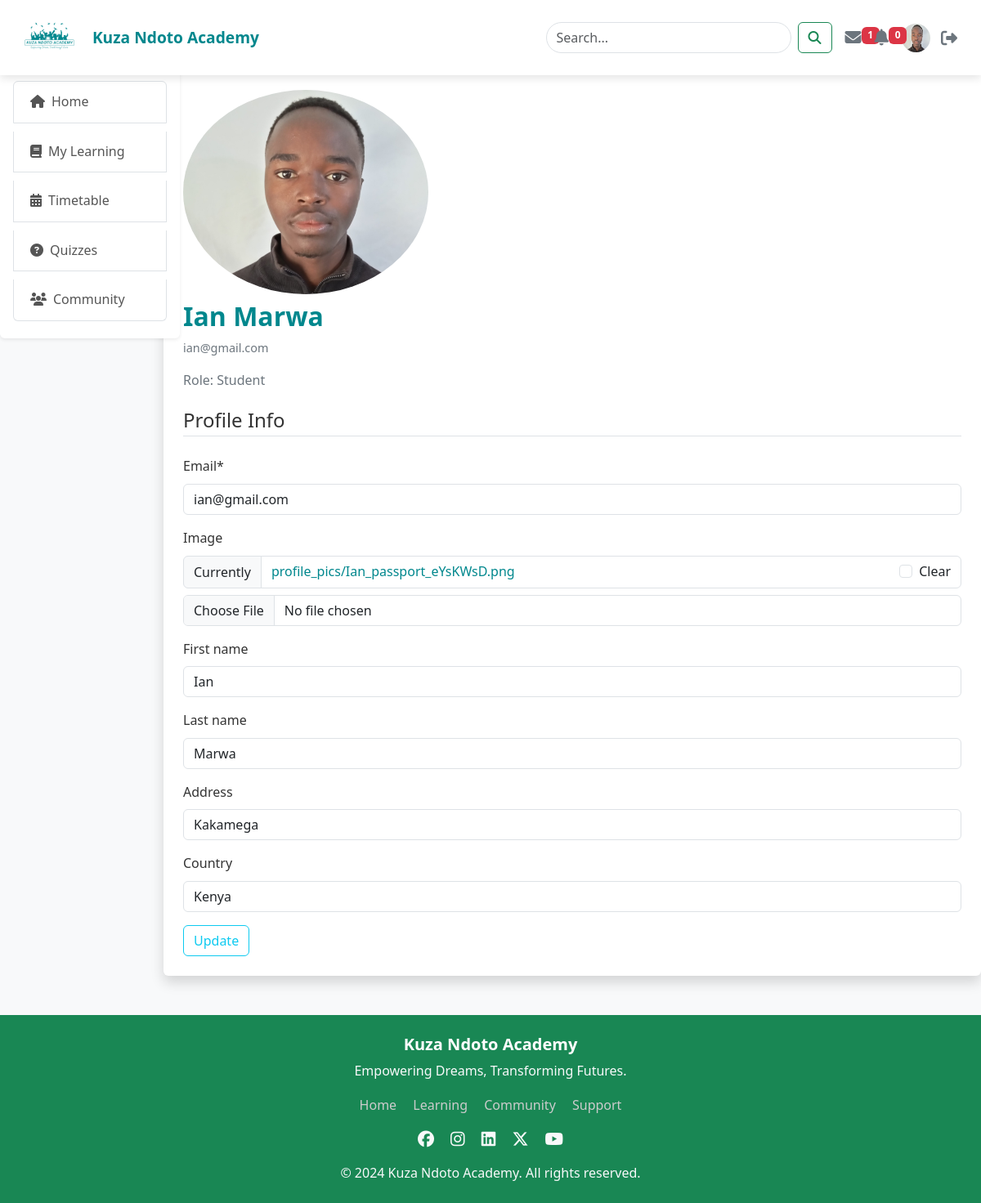
The page /profile/ (signed in) on the database its author committed.
### users/models.py (models this page shows, shortened)
class User(AbstractUser):
    email = models.EmailField(unique=True, max_length=255)
    username = None  # We are not using the username field
    role_choices = [
        ('student', 'Student'),
        ('instructor', 'Instructor'),
    ]
    role = models.CharField(max_length=10, choices=role_choices, default='student')
    objects = UserManager()
    USERNAME_FIELD = 'email'
    REQUIRED_FIELDS = []  # Only email and password are required

class Profile(models.Model):
    image = models.ImageField(default='default.jpg', upload_to='profile_pics/', blank=True, null=True)
    first_name = models.CharField(max_length=30, blank=True, null=True)
    last_name = models.CharField(max_length=30, blank=True, null=True)
    address = models.CharField(max_length=100, blank=True, null=True)
    country = models.CharField(max_length=50, blank=True, null=True)
    user = models.OneToOneField(User, on_delete=models.CASCADE, null=True, blank=True, related_name='profile')

### users/views.py (the view)
# urls.py: path('profile/', user_views.profile, name='profile'),     # Profile view for users
@login_required
def profile(request):
    if not hasattr(request.user, 'profile') or request.user.profile is None:
        return redirect('profile_create')  # Make sure to create a 'profile_create' view
    if request.method == 'POST':
        u_form = UserUpdateForm(request.POST, instance=request.user)
        p_form = ProfileUpdateForm(request.POST, request.FILES, instance=request.user.profile)
        if u_form.is_valid() and p_form.is_valid():
            u_form.save()
            p_form.save()
            return redirect('profile')  # Redirect to the profile page after successful update
    else:
        u_form = UserUpdateForm(instance=request.user)
        p_form = ProfileUpdateForm(instance=request.user.profile)
    context = {
        'u_form': u_form,
        'p_form': p_form
    }
    return render(request, 'users/profile.html', context)

### users/forms.py
class UserUpdateForm(forms.ModelForm):
    email = forms.EmailField(required=True)
    class Meta:
        model = User
        fields = ['email']  # Allow updating the email

class ProfileUpdateForm(forms.ModelForm):
    class Meta:
        model = Profile
        fields = ['image', 'first_name', 'last_name', 'address', 'country']  # Fields to update in the profile

### users/templates/users/profile.html (shortened to what this page needs)
{% extends "home/base.html" %}
{% load crispy_forms_tags %}
{% block content %}
<div class="content-section">
    <div class="media">
        <img class="rounded-circle account-img" src="{{ user.profile.image.url }}" alt="Profile Picture">
        <div class="media-body">
            <h2 class="account-heading">
                <h2 class="account-heading">{{ user.profile.first_name }} {{ user.profile.last_name }}</h2>
                <p class="text-secondary" style="font-size: 0.9em;">{{ user.email }}</p>
                <p class="text-secondary">Role: {{ user.get_role_display }}</p>
        </div>
    </div>
    <form method="POST" enctype="multipart/form-data">
        <fieldset class="form-group">
            <legend class="border-bottom mb-4">Profile Info</legend>
            {{ u_form|crispy }}
            {{ p_form|crispy }}
        </fieldset>
        <div class="form-group">
            <button class="btn btn-outline-info" type="submit">Update</button>
        </div>
    </form>
</div>
{% endblock content %}

### home/templates/home/base.html (shortened to what this page needs)
{% load static %}
<!DOCTYPE html>
<html lang="en">
<head>
    <link href="https://cdn.jsdelivr.net/npm/bootstrap@5.3.3/dist/css/bootstrap.min.css" rel="stylesheet">
    <link href="https://cdnjs.cloudflare.com/ajax/libs/font-awesome/6.0.0-beta3/css/all.min.css" rel="stylesheet">
    <link rel="stylesheet" href="{% static 'home/main.css' %}">
    <link href="https://cdn.jsdelivr.net/npm/bootstrap-icons/font/bootstrap-icons.css" rel="stylesheet">
</head>
<body>
    <nav class="navbar navbar-expand-lg fixed-top p-3">
        <a class="navbar-brand d-flex align-items-center" href="{% url 'home' %}">
            <img src="{% static 'home/logo.png' %}" alt="Logo" class="me-2">
            <span class="fw-bold">Kuza Ndoto Academy</span>
        </a>
        <div class="ms-auto d-flex align-items-center">
            <form class="d-flex me-3" method="GET" action="#">
                <input class="form-control me-2" type="search" placeholder="Search..." name="q">
                <button class="btn btn-outline-success btn-rounded" type="submit">
                    <i class="fas fa-search"></i>
                </button>
            </form>
            <a href="#" class="nav-link text-secondary position-relative me-3">
                <i class="fas fa-envelope fa-lg"></i>
                <span class="badge bg-danger position-absolute">1</span>
            </a>
            <a href="#" class="nav-link text-secondary position-relative me-3">
                <i class="fas fa-bell fa-lg"></i>
                <span class="badge bg-danger position-absolute">0</span>
            </a>
            <a href="{% url 'profile' %}" class="nav-link text-secondary">
                {% if user.profile.image %}
                    <img src="{{ user.profile.image.url }}" class="rounded-circle" style="width: 35px; height: 35px;">
                {% else %}
                    <i class="fas fa-user-circle fa-lg"></i>
                {% endif %}
            </a>
            <form action="{% url 'logout' %}" method="post">
                <button type="submit" class="btn btn-link text-secondary">
                    <i class="fas fa-sign-out-alt fa-lg"></i>
                </button>
            </form>
        </div>
    </nav>
    <div class="container-fluid main-content">
        <div class="row">
            <nav class="col-md-3 col-lg-2 sidebar bg-white p-3 rounded shadow-sm mt-5 mt-md-2" id="sidebar" style="position: absolute; max-height: 100vh; overflow-y: auto;">
                <div class="collapse d-md-block" id="sidebarMenu">
                    <div class="list-group">
                        <a href="{% url 'home' %}" class="list-group-item list-group-item-action"><i class="fas fa-home me-2"></i>Home</a>
                        <a href="#" class="list-group-item list-group-item-action"><i class="fas fa-book me-2"></i>My Learning</a>
                        <a href="#" class="list-group-item list-group-item-action"><i class="fas fa-calendar-alt me-2"></i>Timetable</a>
                        <a href="#" class="list-group-item list-group-item-action"><i class="fas fa-question-circle me-2"></i>Quizzes</a>
                        <a href="#" class="list-group-item list-group-item-action"><i class="fas fa-users me-2"></i>Community</a>
                    </div>
                </div>
            </nav>
            <div class="col-12 col-md-9 col-lg-10 offset-0 offset-md-3 offset-lg-2 p-3 p-md-4 bg-white shadow rounded">
                {% block content %}
                {% endblock %}
            </div>
        </div>
    </div>
    <footer class="bg-success text-light py-4 mt-5">
        <div class="container text-center">
            <h5 class="text-white">Kuza Ndoto Academy</h5>
            <p>Empowering Dreams, Transforming Futures.</p>
            <div class="mb-3">
                <a href="#" class="mx-2">Home</a>
                <a href="#" class="mx-2">Learning</a>
                <a href="#" class="mx-2">Community</a>
                <a href="#" class="mx-2">Support</a>
            </div>
            <div>
                <a href="#" class="text-light mx-2"><i class="fab fa-facebook fa-lg"></i></a>
                <a href="#" class="text-light mx-2"><i class="fab fa-instagram fa-lg"></i></a>
                <a href="#" class="text-light mx-2"><i class="fab fa-linkedin fa-lg"></i></a>
                <a href="#" class="text-light mx-2"><i class="fab fa-x-twitter fa-lg"></i></a>
                <a href="#" class="text-light mx-2"><i class="fab fa-youtube fa-lg"></i></a>
            </div>
            <p class="mt-3 mb-0">&copy; 2024 Kuza Ndoto Academy. All rights reserved.</p>
        </div>
    </footer>
</body>
</html>

### home/static/home/main.css (style rules this page uses)
* { margin: 0; padding: 0; box-sizing: border-box; }
:root { --primary-color: #00878d; --secondary-color: #0cc0df; --accent-color: #fd8d3c; --text-color: #333; --bg-color: #f8f9fa; }
body { font-family: 'Segoe UI', Tahoma, Geneva, Verdana, sans-serif; background-color: var(--bg-color); color: var(--text-color); line-height: 1.6; }
.navbar { position: fixed; top: 0; left: 0; width: 100%; z-index: 1050; display: flex; align-items: center; justify-content: space-between; padding: 0 15px; background-color: white; box-shadow: 0 4px 10px rgba(0, 0, 0, 0.1); }
.navbar-brand { color: var(--primary-color); font-size: 1.2rem; }
.navbar-brand img { height: 50px; }
.navbar .form-control { width: 300px; border-radius: 25px; transition: all 0.3s ease; }
.sidebar { position: sticky; top: 70px; width: 220px; padding-top: 10px; background-color: #fff; box-shadow: 0px 4px 6px rgba(0, 0, 0, 0.1); border-radius: 10px; z-index: 1020; }
.sidebar a { color: #555; padding: 12px 20px; display: block; margin: 5px 0; transition: background-color 0.3s ease, color 0.3s ease; }
h1, h2, h3, h4, h5, h6 { color: var(--primary-color); font-weight: bold; }
p { font-size: 1rem; }
a { color: var(--primary-color); text-decoration: none; transition: color 0.3s ease; }
footer { background-color: #333; color: #fff; padding: 40px 0; margin-top: 50px; text-align: center; }
footer a { color: #ccc; margin: 0 10px; text-decoration: none; transition: color 0.3s ease; }
.main-content { padding-top: calc(70px + 1rem); }

### rows shown on the page
User: profile.image (picture), profile.first_name "Ian", profile.last_name "Marwa", email "ian@gmail.com", role "Student"
Profile: first_name "Ian", last_name "Marwa", address "Kakamega", country "Kenya"
